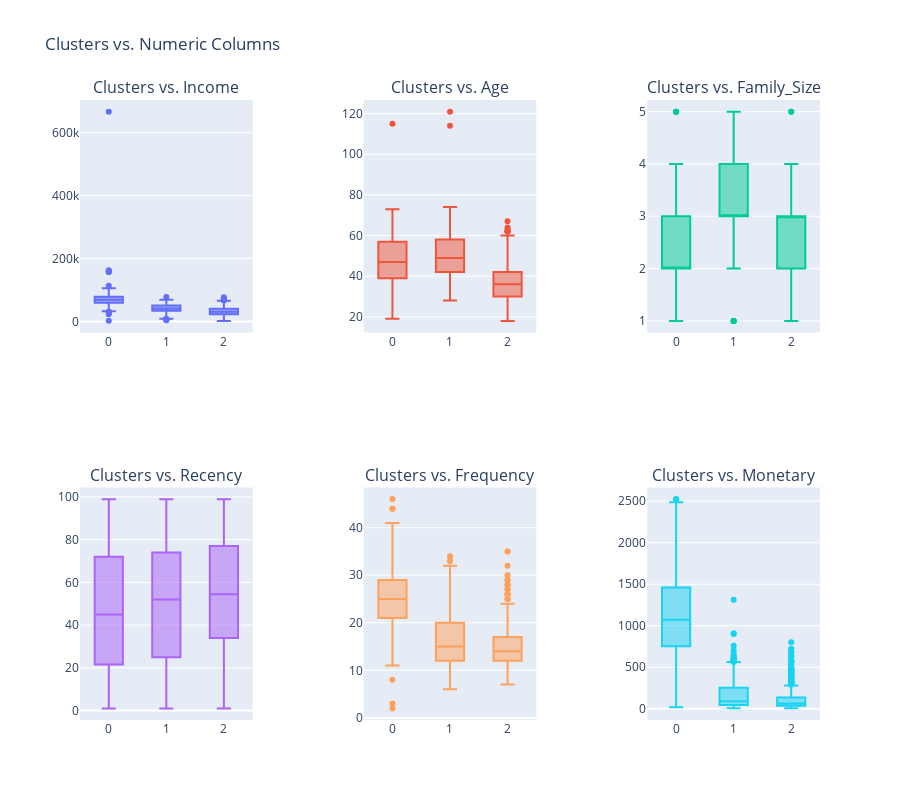

Source (notebook cell):
### Code cell
import plotly.graph_objs as go
from plotly.subplots import make_subplots

columns = ["Income", "Age", "Family_Size", "Recency", "Frequency", "Monetary"]

# Create a subplot grid
fig = make_subplots(rows=2, cols=3, subplot_titles=[f'Clusters vs. {column}' for column in columns], horizontal_spacing=0.15)

for i, column in enumerate(columns):
    row = i // 3 + 1
    col = i % 3 + 1
    
    # Create a box plot for each column
    trace = go.Box(y=df[column], x=df["Clusters"], name=f'Clusters vs. {column}', )
    fig.add_trace(trace, row=row, col=col)

# Update layout
fig.update_layout(
    showlegend=False,
    height=800,
    title_text="Clusters vs. Numeric Columns",
)

# Show the plot
fig.show()

### Figure 1 — Plotly figure (JSON) as saved in the notebook; plotly's stock layout.template omitted (floating-point values rounded to 4 significant figures; data arrays with more than 128 entries replaced by an {"elided": "..."} marker saying what was removed)
{"data": [{"name": "Clusters vs. Income", "type": "box", "x": {"elided": "2186 int values"}, "xaxis": "x", "y": {"elided": "2186 int values"}, "yaxis": "y"}, {"name": "Clusters vs. Age", "type": "box", "x": {"elided": "2186 int values"}, "xaxis": "x2", "y": {"elided": "2186 int values"}, "yaxis": "y2"}, {"name": "Clusters vs. Family_Size", "type": "box", "x": {"elided": "2186 int values"}, "xaxis": "x3", "y": {"elided": "2186 int values"}, "yaxis": "y3"}, {"name": "Clusters vs. Recency", "type": "box", "x": {"elided": "2186 int values"}, "xaxis": "x4", "y": {"elided": "2186 int values"}, "yaxis": "y4"}, {"name": "Clusters vs. Frequency", "type": "box", "x": {"elided": "2186 int values"}, "xaxis": "x5", "y": {"elided": "2186 int values"}, "yaxis": "y5"}, {"name": "Clusters vs. Monetary", "type": "box", "x": {"elided": "2186 int values"}, "xaxis": "x6", "y": {"elided": "2186 int values"}, "yaxis": "y6"}], "layout": {"annotations": [{"font": {"size": 16}, "showarrow": false, "text": "Clusters vs. Income", "x": 0.1167, "xanchor": "center", "xref": "paper", "y": 1, "yanchor": "bottom", "yref": "paper"}, {"font": {"size": 16}, "showarrow": false, "text": "Clusters vs. Age", "x": 0.5, "xanchor": "center", "xref": "paper", "y": 1, "yanchor": "bottom", "yref": "paper"}, {"font": {"size": 16}, "showarrow": false, "text": "Clusters vs. Family_Size", "x": 0.8833, "xanchor": "center", "xref": "paper", "y": 1, "yanchor": "bottom", "yref": "paper"}, {"font": {"size": 16}, "showarrow": false, "text": "Clusters vs. Recency", "x": 0.1167, "xanchor": "center", "xref": "paper", "y": 0.375, "yanchor": "bottom", "yref": "paper"}, {"font": {"size": 16}, "showarrow": false, "text": "Clusters vs. Frequency", "x": 0.5, "xanchor": "center", "xref": "paper", "y": 0.375, "yanchor": "bottom", "yref": "paper"}, {"font": {"size": 16}, "showarrow": false, "text": "Clusters vs. Monetary", "x": 0.8833, "xanchor": "center", "xref": "paper", "y": 0.375, "yanchor": "bottom", "yref": "paper"}], "height": 800, "showlegend": false, "title": {"text": "Clusters vs. Numeric Columns"}, "xaxis": {"anchor": "y", "domain": [0, 0.2333]}, "xaxis2": {"anchor": "y2", "domain": [0.3833, 0.6167]}, "xaxis3": {"anchor": "y3", "domain": [0.7667, 1.0]}, "xaxis4": {"anchor": "y4", "domain": [0, 0.2333]}, "xaxis5": {"anchor": "y5", "domain": [0.3833, 0.6167]}, "xaxis6": {"anchor": "y6", "domain": [0.7667, 1.0]}, "yaxis": {"anchor": "x", "domain": [0.625, 1]}, "yaxis2": {"anchor": "x2", "domain": [0.625, 1]}, "yaxis3": {"anchor": "x3", "domain": [0.625, 1]}, "yaxis4": {"anchor": "x4", "domain": [0, 0.375]}, "yaxis5": {"anchor": "x5", "domain": [0, 0.375]}, "yaxis6": {"anchor": "x6", "domain": [0, 0.375]}}}
